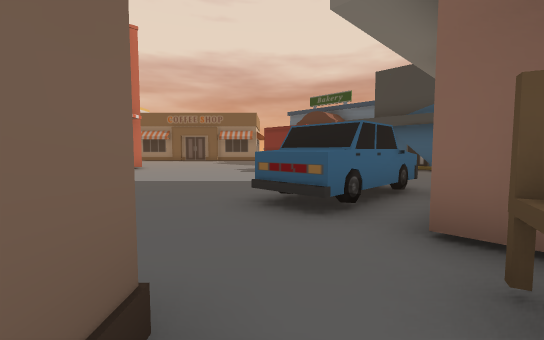
view 1 (above)

24 first-person views from a walk through a Unity game level. The camera is 1.5 m above the floor, tilts 4° down and sees 90° across. The floor is counted in squares, 2 m on a side. Each view is taken from the middle of a square. On the plan, view 1 faces up. The plan holds only what a view shows up to about 10 squares ahead; the rest is blank. The place goes on beyond the plan. The player character is not drawn.

view 2
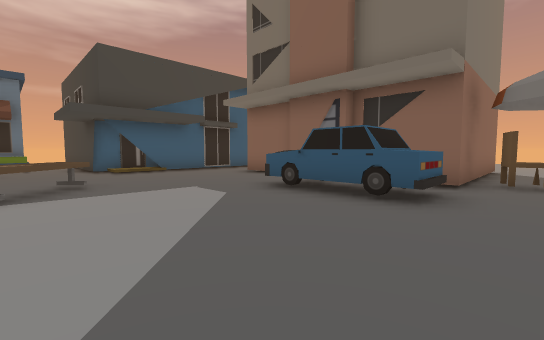

view 3
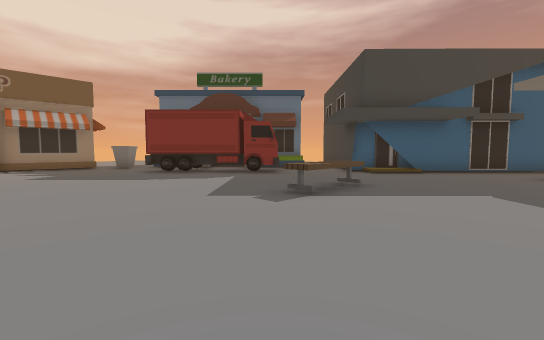

view 4
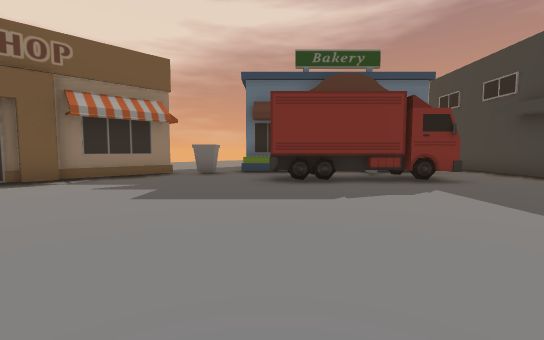

view 5
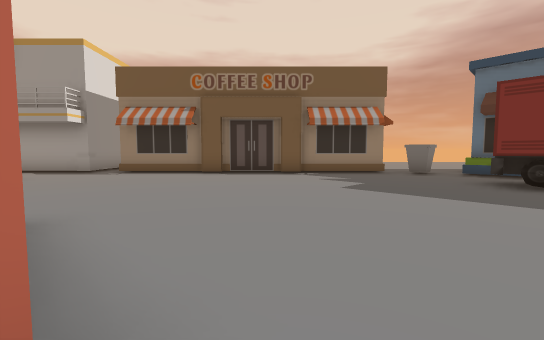

view 6
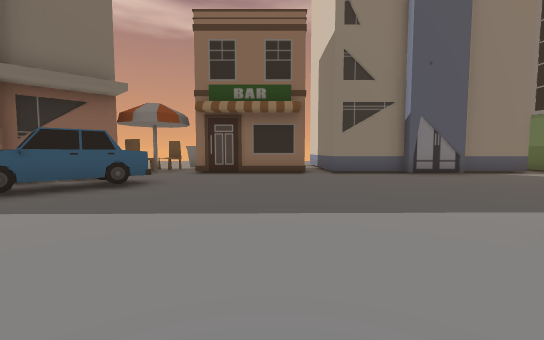

view 7
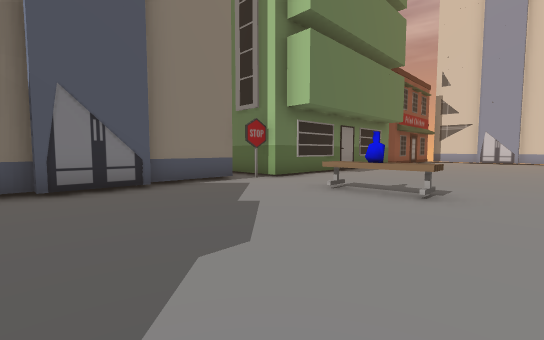

view 8
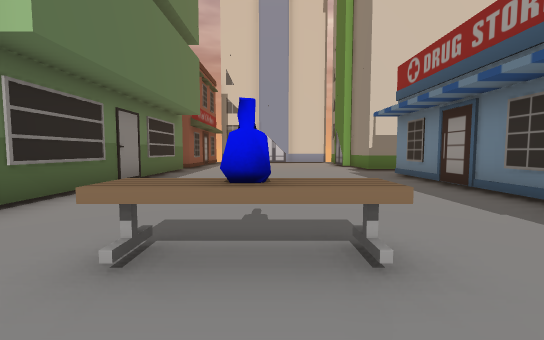

view 9
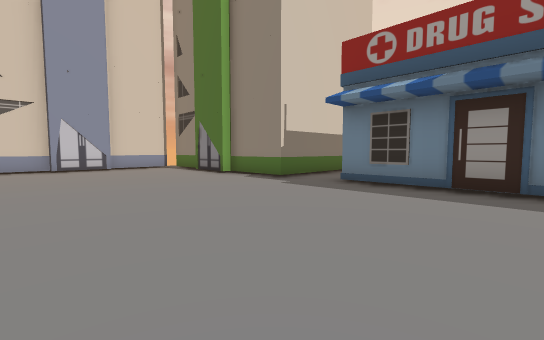

view 10
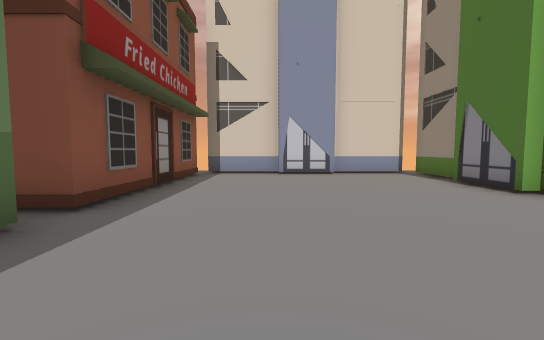

view 11
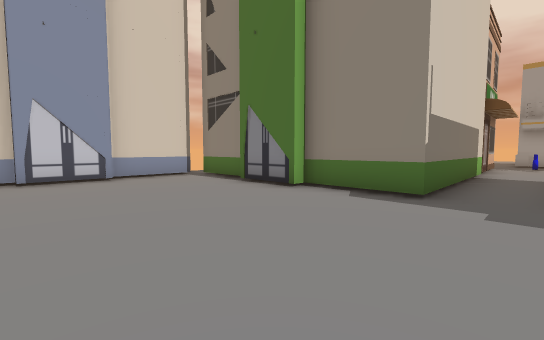

view 12
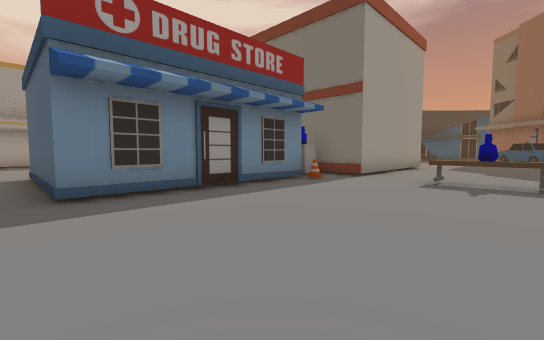

view 13
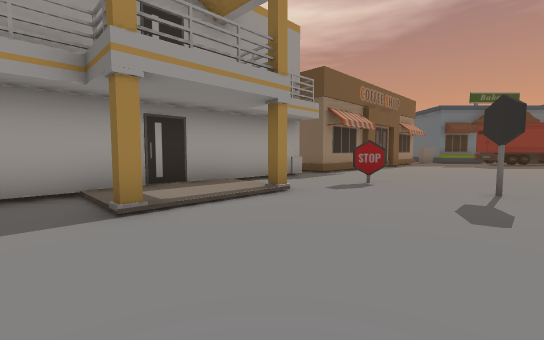

view 14
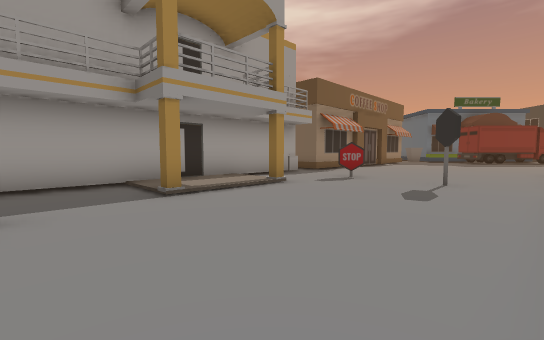

view 15
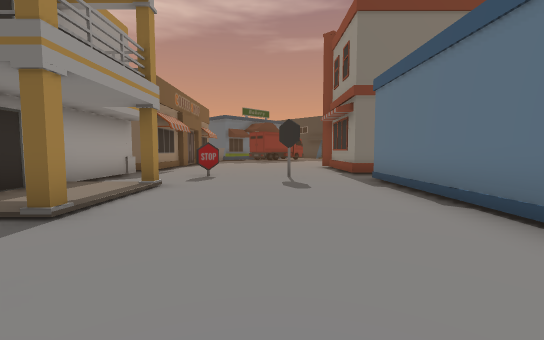

view 16
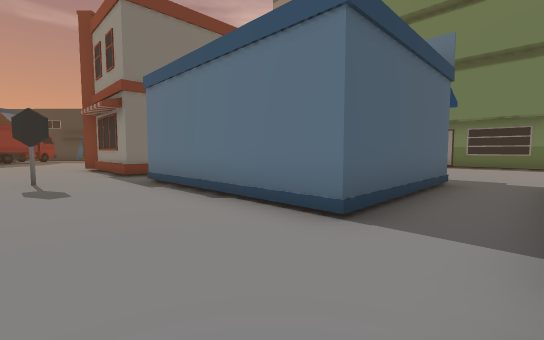

view 17
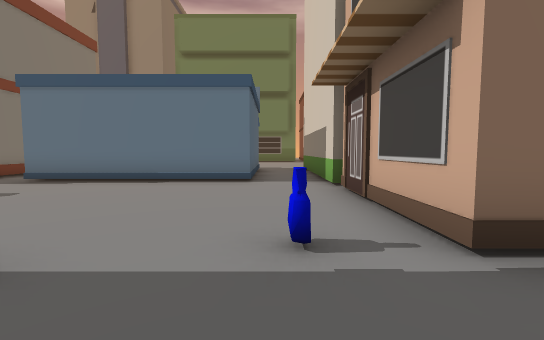

view 18
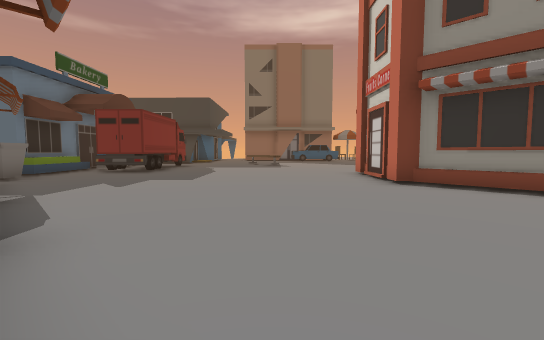

view 19
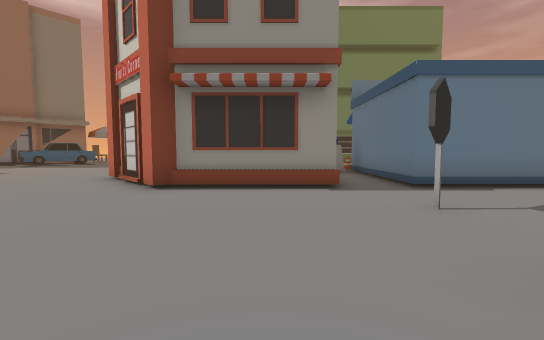

view 20
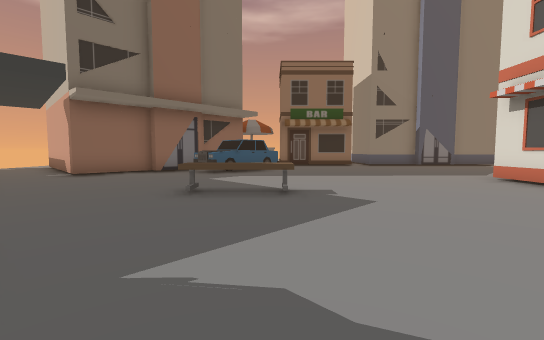

view 21
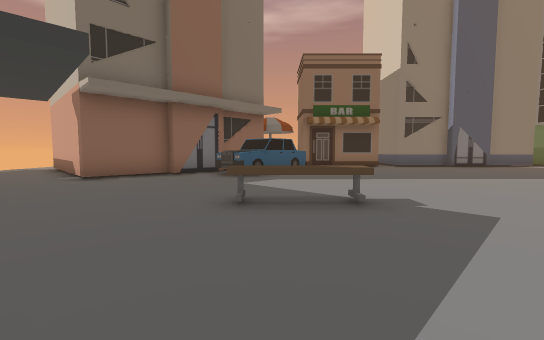

view 22
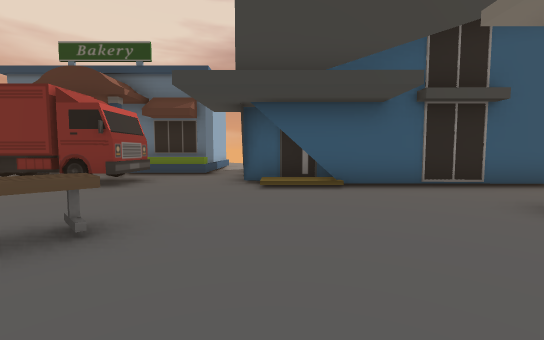

view 23
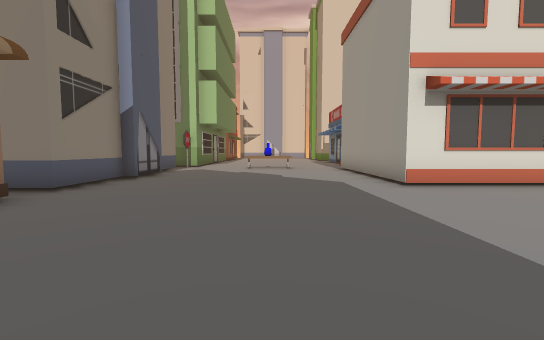

view 24
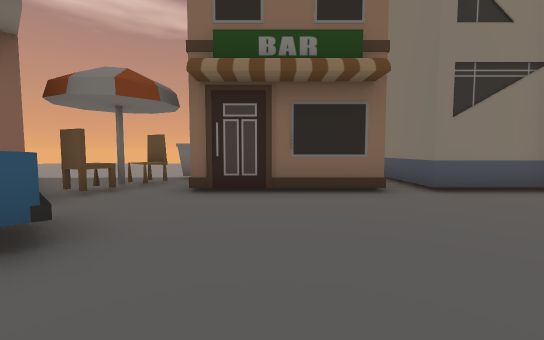

### Floor plan
Key: @ floor where view 1 was taken; # wall or solid block; x gap in a wall; . main floor; : floor 0.25 m higher than the main floor; / step, stairs or slope; = window, fence, low wall or low ledge; ^ raised ledge; C car; B building; E bench; T bottle; O other object.
Columns run from 27 left of view 1 to 10 right of it. Each row starts with its distance up from view 1.
 21         ########.#==#=##==...
 20         ../::/.............O.B
 19       ....#::#..............BB
 18       #.T......O.............BB
 17       #....................OOOBB
 16       #........O...........OO  BBB
 15       #.....................OOO.BB=
 14       B......................OO...#
 13       B..######.#####............##
 12       B..#    #.#   ^#..........##
 11       B..#    #.     #........../#
 10       B..#    #O^    #.....EE....##
  9 BBBBBBB..######.#    #............##
  8 B.............O.######.............##
  7 B................................B..#
  6 B............................C..BBB..
  5 B..............T............CC.BB BB..
  4 B..............E...........CCCB    BB.
  3 B...........................CBB
  2 B#...........................B
  1  #####.BBBBBBBBxBBBBBBB####.O.B
  0               B.      B    @O..B
 -1                       B    .....B
 -2                            O.....

Where each view was taken, in squares from view 1:
view 1: 0 up, 0 right, facing up
view 2: 6 up, 4 left, facing right
view 3: 7 up, 4 left, facing up-right
view 4: 12 up, 5 left, facing up-right
view 5: 11 up, 5 left, facing up
view 6: 10 up, 3 left, facing down
view 7: 7 up, 7 left, facing down-left
view 8: 5 up, 10 left, facing left
view 9: 3 up, 15 left, facing up-left
view 10: 4 up, 18 left, facing left
view 11: 4 up, 19 left, facing up-left
view 12: 4 up, 19 left, facing up-right
view 13: 15 up, 18 left, facing up-right
view 14: 14 up, 19 left, facing up-right
view 15: 16 up, 20 left, facing right
view 16: 16 up, 20 left, facing down-right
view 17: 20 up, 19 left, facing down
view 18: 20 up, 10 left, facing down-right
view 19: 19 up, 10 left, facing down
view 20: 15 up, 0 right, facing down
view 21: 14 up, 1 right, facing down
view 22: 7 up, 1 right, facing up-right
view 23: 5 up, 0 right, facing left
view 24: 6 up, 2 left, facing down
